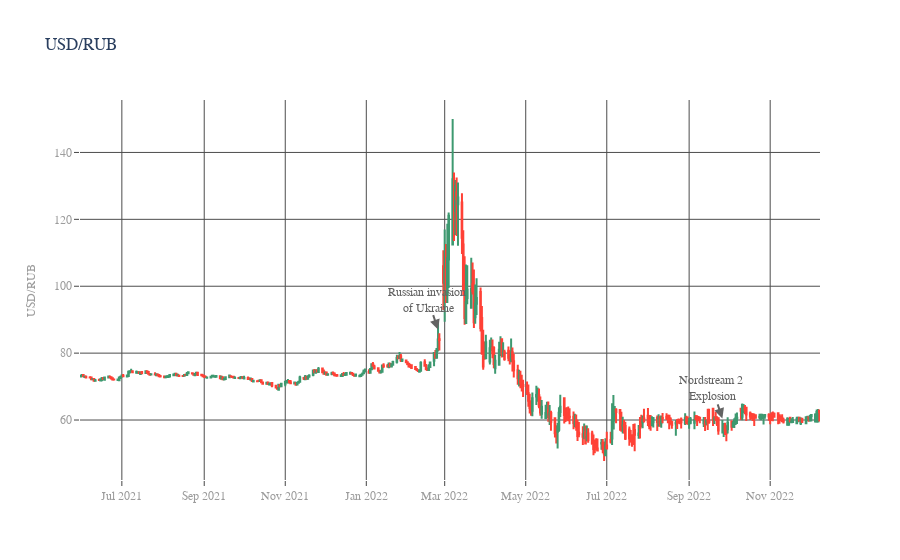

Here is the notebook cell this chart was saved with:
### Code cell
candlestick_chart(filename="usdrub", title="USD/RUB")

### Figure 1 — Plotly figure (JSON) as saved in the notebook; plotly's stock layout.template omitted (floating-point values rounded to 4 significant figures; data arrays with more than 128 entries replaced by an {"elided": "..."} marker saying what was removed)
{"data": [{"close": {"elided": "399 float values"}, "high": {"elided": "399 float values"}, "low": {"elided": "399 float values"}, "open": {"elided": "399 float values"}, "type": "candlestick", "x": {"elided": "399 str values"}}], "layout": {"annotations": [{"align": "center", "arrowcolor": "#636363", "arrowhead": 2, "arrowsize": 1, "arrowwidth": 2, "font": {"color": "#636363", "family": "Courier New, monospace", "size": 12}, "showarrow": true, "text": "Russian invasion <br>of Ukraine", "x": "2022-02-24T00:00:00", "y": 84.05, "yshift": 10}, {"align": "center", "arrowcolor": "#636363", "arrowhead": 2, "arrowsize": 1, "arrowwidth": 2, "font": {"color": "#636363", "family": "Courier New, monospace", "size": 12}, "showarrow": true, "text": "Nordstream 2 <br>Explosion", "x": "2022-09-26T00:00:00", "y": 57.5, "yshift": 10}], "font": {"family": "Helvetica"}, "legend": {"font": {"size": 14}}, "paper_bgcolor": "rgba(0,0,0,0)", "plot_bgcolor": "rgba(0,0,0,0)", "title": {"text": "USD/RUB"}, "xaxis": {"gridcolor": "#4c4c4c", "gridwidth": 1, "mirror": true, "rangeslider": {"visible": false}, "showline": true, "tickfont": {"color": "#9c9c9c", "family": "Helvetica", "size": 12}, "ticks": "outside", "title": {"font": {"color": "#9c9c9c", "size": 12}, "text": ""}}, "yaxis": {"gridcolor": "#4c4c4c", "gridwidth": 1, "mirror": true, "showline": true, "tickfont": {"color": "#9c9c9c", "family": "Helvetica", "size": 12}, "ticks": "outside", "title": {"font": {"color": "#9c9c9c", "size": 12}, "text": "USD/RUB"}}}}
